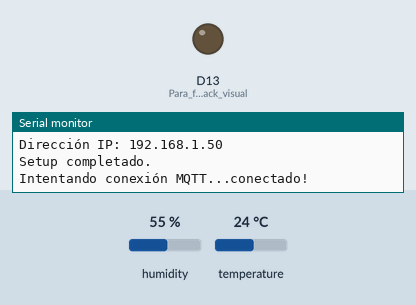
Simulated run of this sketch. Board: Arduino Nano 33 IoT. On the bench: output pins drawn as LEDs (lit = HIGH), the last lines printed to the serial monitor. Inputs (shaded band) come from the test bench; at power-on: humidity 55 %, temperature 24 °C. WiFi joins after 1.5 s; servers stay silent unless stated; no MQTT or app messages arrive unless stated.

Above: at 5.7 s.
At 10.07 s:
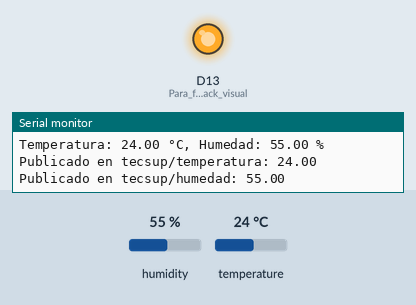
Timing chart, 0 to 14.5 s (numbered marks = the images above):
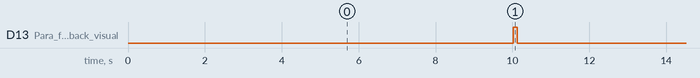

Measured:
- by itself, D13 (Para_feedback_visual): alternates HIGH for 0.10 s and LOW for 9.9 s

The sketch:

pub.ino
```cpp
// Incluir las librerías necesarias
#include <SPI.h>
#include <WiFiNINA.h>
#include <PubSubClient.h>
#include <DHT.h>
#include <DHT_U.h> // A veces solo DHT.h es suficiente, pero esta es más completa para Adafruit_Sensor

// --- Configuración WiFi ---
char ssid[] = "APIoT";        // Tu SSID de red
char pass[] = "Tecsup00";    // Tu contraseña de red
int status = WL_IDLE_STATUS;              // Estado de la conexión WiFi

// --- Configuración MQTT ---
const char* mqtt_server = "192.168.12.246"; // IP de tu servidor Mosquitto
// Asegúrate de reemplazar "IP_DE_TU_BROKER_MQTT" con la IP real
// Por ejemplo: const char* mqtt_server = "192.168.1.100";

const int mqtt_port = 1883;                      // Puerto MQTT estándar
// Descomenta y configura si tu broker requiere autenticación
// const char* mqtt_user = "tu_usuario_mqtt";
// const char* mqtt_password = "tu_password_mqtt";
const char* clientID = "arduinoNano33IoT_DHT11"; // ID de cliente MQTT único

// Tópicos MQTT
const char* topicTemp = "tecsup/temperatura";
const char* topicHum = "tecsup/humedad";

// --- Configuración Sensor DHT ---
#define DHTPIN 2        // Pin digital D2 conectado al pin DATA del DHT11
#define DHTTYPE DHT11   // Define el tipo de sensor DHT (DHT11, DHT22, DHT21)
DHT dht(DHTPIN, DHTTYPE);

// --- Variables Globales ---
WiFiClient wifiClient;
PubSubClient mqttClient(wifiClient);

unsigned long lastMsgTime = 0;
const long interval = 10000; // Intervalo entre envíos de datos (10 segundos)

// --- FUNCIONES ---

void setup_wifi() {
  delay(10);
  Serial.println();
  Serial.print("Conectando a WiFi: ");
  Serial.println(ssid);

  WiFi.begin(ssid, pass);

  int wifi_retries = 0;
  while (WiFi.status() != WL_CONNECTED) {
    delay(500);
    Serial.print(".");
    wifi_retries++;
    if (wifi_retries > 20) { // Evitar bucle infinito si el WiFi no conecta
        Serial.println("\nFallo al conectar a WiFi. Reiniciando...");
        delay(1000);
        NVIC_SystemReset(); // Resetea el microcontrolador
    }
  }

  Serial.println("");
  Serial.println("WiFi conectado!");
  Serial.print("Dirección IP: ");
  Serial.println(WiFi.localIP());
}

void callbackMQTT(char* topic, byte* payload, unsigned int length) {
  // Esta función se llama cuando llega un mensaje a un tópico suscrito
  // No esperamos mensajes entrantes en este ejemplo, pero es bueno tenerla.
  Serial.print("Mensaje recibido [");
  Serial.print(topic);
  Serial.print("]: ");
  for (unsigned int i = 0; i < length; i++) {
    Serial.print((char)payload[i]);
  }
  Serial.println();
}

void reconnectMQTT() {
  // Bucle hasta que nos reconectemos
  while (!mqttClient.connected()) {
    Serial.print("Intentando conexión MQTT...");
    // Intenta conectar
    // Si tu broker no requiere usuario/contraseña, usa:
    // if (mqttClient.connect(clientID)) {
    // Si tu broker SÍ requiere usuario/contraseña:
    // if (mqttClient.connect(clientID, mqtt_user, mqtt_password )) { // Descomenta usuario/pass si es necesario
    if (mqttClient.connect(clientID)) { // Asumiendo conexión anónima por ahora
      Serial.println("conectado!");
      // Puedes suscribirte a tópicos aquí si es necesario
      // mqttClient.subscribe("inTopic");
    } else {
      Serial.print("falló, rc=");
      Serial.print(mqttClient.state());
      Serial.println(" intentando de nuevo en 5 segundos");
      // Espera 5 segundos antes de reintentar
      delay(5000);
    }
  }
}

void setup() {
  Serial.begin(115200); // Aumentar velocidad para logs más rápidos si es necesario
  // while (!Serial); // Descomentar si es necesario esperar al Monitor Serie en ciertas placas

  pinMode(LED_BUILTIN, OUTPUT); // Para feedback visual
  digitalWrite(LED_BUILTIN, LOW);

  Serial.println("Inicializando sensor DHT...");
  dht.begin(); // Inicializa el sensor DHT

  setup_wifi(); // Conecta a WiFi

  mqttClient.setServer(mqtt_server, mqtt_port); // Configura el servidor MQTT
  mqttClient.setCallback(callbackMQTT);         // Configura la función de callback para mensajes MQTT

  Serial.println("Setup completado.");
}

void loop() {
  if (WiFi.status() != WL_CONNECTED) { // Verifica conexión WiFi continuamente
    Serial.println("Conexión WiFi perdida. Intentando reconectar...");
    setup_wifi(); // Intenta reconectar al WiFi
    // Podrías querer resetear o manejar mejor la pérdida de WiFi aquí
  }

  if (!mqttClient.connected()) {
    reconnectMQTT(); // Si no está conectado a MQTT, intenta reconectar
  }
  mqttClient.loop(); // Esencial para mantener la conexión MQTT y procesar mensajes

  unsigned long currentMillis = millis();
  if (currentMillis - lastMsgTime >= interval) {
    lastMsgTime = currentMillis;

    // Leer Humedad
    float h = dht.readHumidity();
    // Leer Temperatura en Celsius
    float t = dht.readTemperature();

    // Verificar si las lecturas fallaron (devuelve NaN en caso de error)
    if (isnan(h) || isnan(t)) {
      Serial.println("Error al leer del sensor DHT!");
      return; // Salir de esta iteración del loop si hay error de lectura
    }

    // --- MODIFICACIÓN: Usar String() para convertir float a String ---
    String tempStringObj = String(t, 2); // Convierte 't' a String con 2 decimales
    String humStringObj = String(h, 2);  // Convierte 'h' a String con 2 decimales

    Serial.print("Temperatura: ");
    Serial.print(tempStringObj);        // Imprimir el objeto String
    Serial.print(" °C, Humedad: ");
    Serial.print(humStringObj);         // Imprimir el objeto String
    Serial.println(" %");

    // Publicar en MQTT
    // --- MODIFICACIÓN: Usar .c_str() para obtener un char* del objeto String ---
    if (mqttClient.publish(topicTemp, tempStringObj.c_str())) {
      Serial.print("Publicado en ");
      Serial.print(topicTemp);
      Serial.print(": ");
      Serial.println(tempStringObj);
      digitalWrite(LED_BUILTIN, HIGH); // Encender LED brevemente al publicar
    } else {
      Serial.println("Fallo al publicar temperatura");
    }

    if (mqttClient.publish(topicHum, humStringObj.c_str())) {
      Serial.print("Publicado en ");
      Serial.print(topicHum);
      Serial.print(": ");
      Serial.println(humStringObj);
    } else {
      Serial.println("Fallo al publicar humedad");
    }

    delay(100); // Pequeña pausa
    digitalWrite(LED_BUILTIN, LOW); // Apagar LED
  }
}
```
